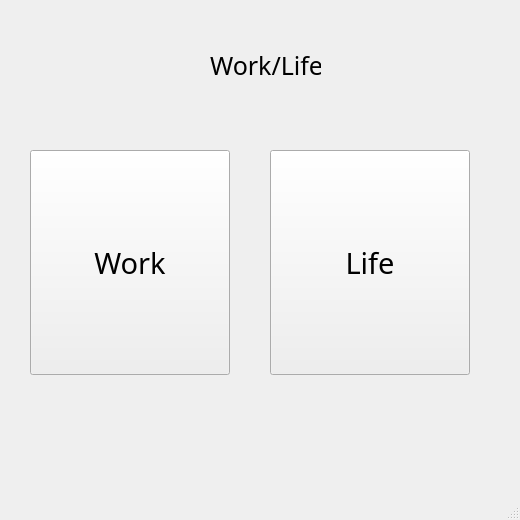
<?xml version="1.0" encoding="UTF-8"?>
<ui version="4.0">
 <class>MainWindow</class>
 <widget class="QMainWindow" name="MainWindow">
  <property name="geometry">
   <rect>
    <x>0</x>
    <y>0</y>
    <width>520</width>
    <height>520</height>
   </rect>
  </property>
  <property name="windowTitle">
   <string>MainWindow</string>
  </property>
  <widget class="QWidget" name="centralwidget">
   <widget class="QPushButton" name="workButton">
    <property name="geometry">
     <rect>
      <x>30</x>
      <y>150</y>
      <width>200</width>
      <height>225</height>
     </rect>
    </property>
    <property name="font">
     <font>
      <family>Beirut</family>
      <pointsize>22</pointsize>
     </font>
    </property>
    <property name="text">
     <string>Work</string>
    </property>
   </widget>
   <widget class="QPushButton" name="lifeButton">
    <property name="geometry">
     <rect>
      <x>270</x>
      <y>150</y>
      <width>200</width>
      <height>225</height>
     </rect>
    </property>
    <property name="font">
     <font>
      <family>Beirut</family>
      <pointsize>22</pointsize>
     </font>
    </property>
    <property name="text">
     <string>Life</string>
    </property>
   </widget>
   <widget class="QLabel" name="label">
    <property name="geometry">
     <rect>
      <x>210</x>
      <y>50</y>
      <width>111</width>
      <height>31</height>
     </rect>
    </property>
    <property name="font">
     <font>
      <family>Beirut</family>
      <pointsize>19</pointsize>
     </font>
    </property>
    <property name="text">
     <string>Work/Life</string>
    </property>
   </widget>
  </widget>
  <widget class="QMenuBar" name="menubar">
   <property name="geometry">
    <rect>
     <x>0</x>
     <y>0</y>
     <width>520</width>
     <height>24</height>
    </rect>
   </property>
  </widget>
  <widget class="QStatusBar" name="statusbar"/>
 </widget>
 <resources/>
 <connections>
  <connection>
   <sender>workButton</sender>
   <signal>clicked()</signal>
   <receiver>label</receiver>
   <slot>update()</slot>
   <hints>
    <hint type="sourcelabel">
     <x>129</x>
     <y>286</y>
    </hint>
    <hint type="destinationlabel">
     <x>265</x>
     <y>89</y>
    </hint>
   </hints>
  </connection>
 </connections>
</ui>
